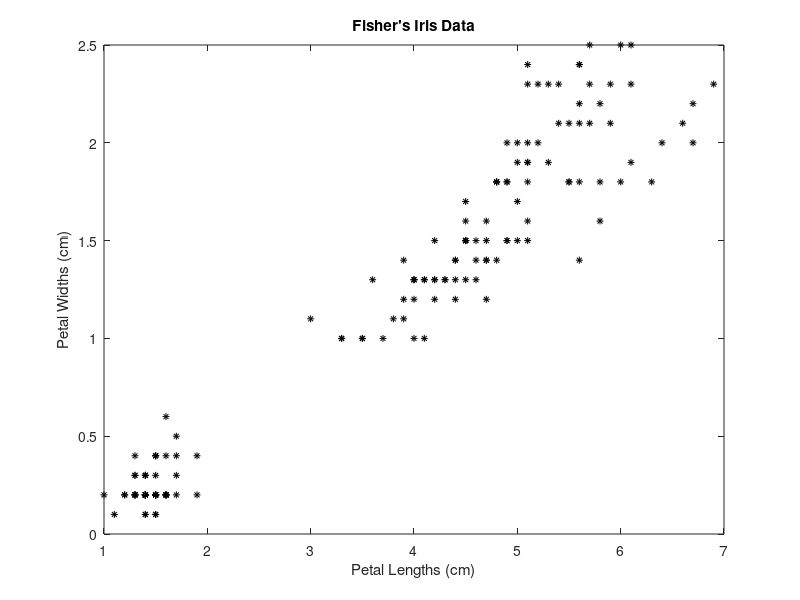
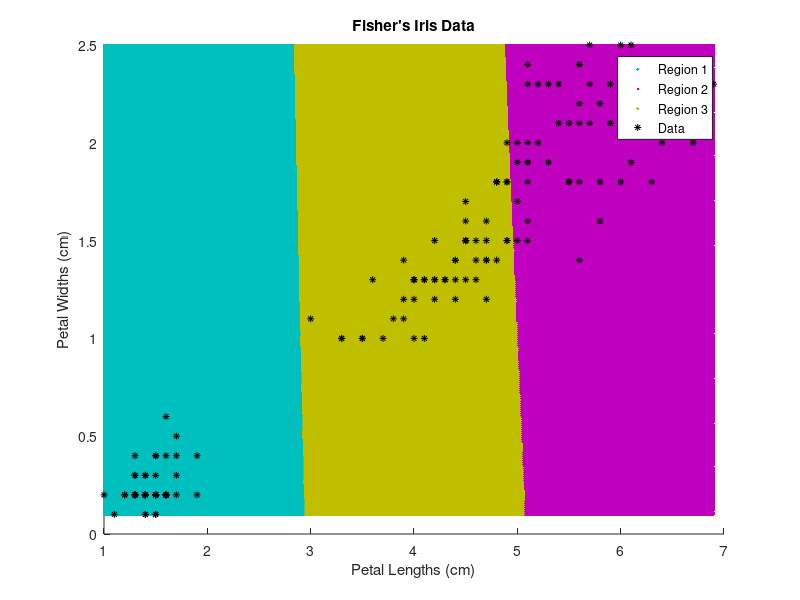

Source code (MATLAB) for these figures, in order:
load fisheriris
X = meas(:,3:4);
figure;
plot(X(:,1),X(:,2),'k*','MarkerSize',5);
title 'Fisher''s Iris Data';
xlabel 'Petal Lengths (cm)';
ylabel 'Petal Widths (cm)';
rng(1);
[idx,C]=kmeans(X,3);
x1 = min(X(:,1)):0.01:max(X(:,1));
x2 = min(X(:,2)):0.01:max(X(:,2));
[x1G,x2G] = meshgrid(x1,x2);
XGrid = [x1G(:),x2G(:)]; % Defines a fine grid on the plot

idx2Region = kmeans(XGrid,3,'MaxIter',1,'Start',C);...

figure;
gscatter(XGrid(:,1),XGrid(:,2),idx2Region,...
    [0,0.75,0.75;0.75,0,0.75;0.75,0.75,0],'..');
hold on;
plot(X(:,1),X(:,2),'k*','MarkerSize',5);
title 'Fisher''s Iris Data';
xlabel 'Petal Lengths (cm)';
ylabel 'Petal Widths (cm)';
legend('Region 1','Region 2','Region 3','Data','Location','Best');
hold off;